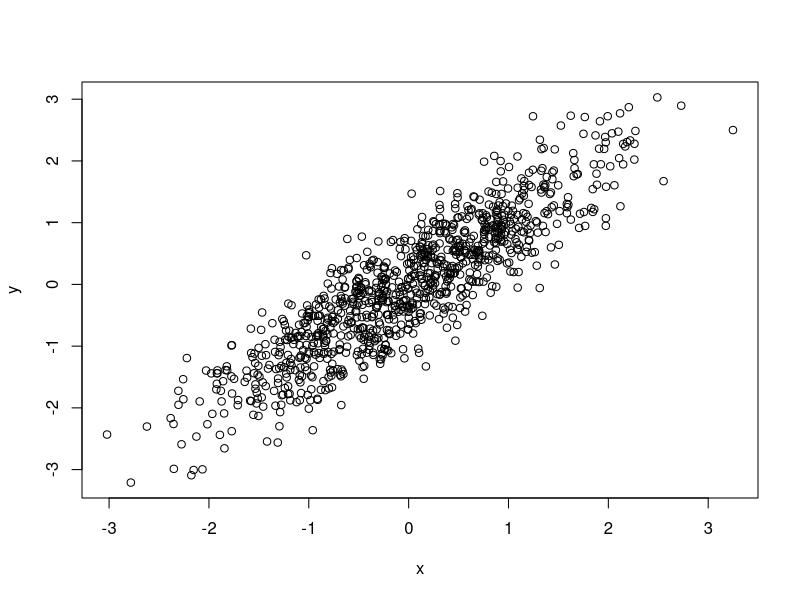
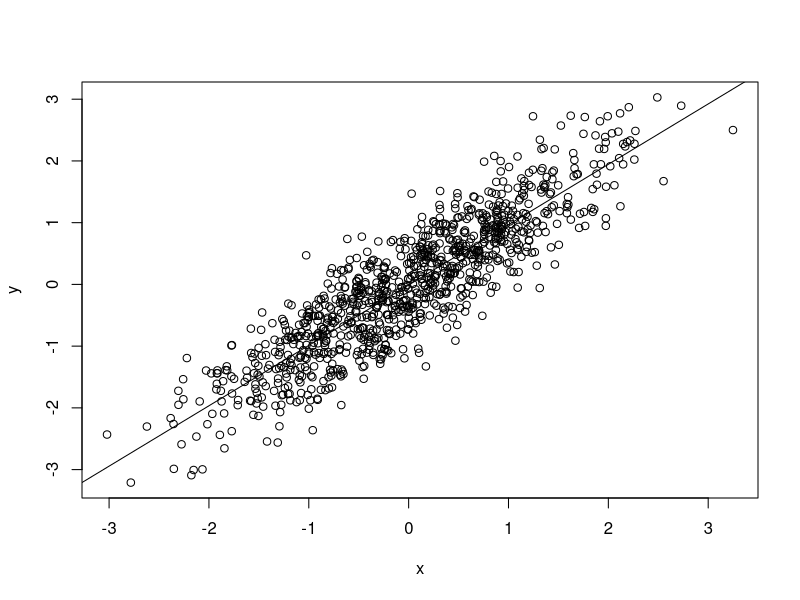

Here is the R script that generated these plots, in order: (Note: this script raises an error after producing the figures.)
## ---- chunk 1
values<-c(12.3,12.6,13.2,13.1,13.1,12.7,13.1,12.8,12.9,12.4,13.6,
         12.6,12.4,13.3,12.4,12.7,13.1,12.6,12.6,13.1,12.9,12.7,12.4,
         12.6,12.4,12.6,12.5,12.4,12.7,12.9)
## ---- chunk 2
x <- rnorm(1000)                   # atomic vectors
head(x)
y <- x + rnorm(1000, sd=.5)
head(y)
## ---- chunk 3
df <- data.frame(x=x, y=y)         # object of class 'data.frame'
plot(y ~ x, df)                    # generic plot, method plot.formula
## ---- chunk 4
fit <- lm(y ~x, df)                # object of class 'lm'
fit
## ---- chunk 5
plot(y ~ x, df)   # Y ~ X, values from 'df'
fit <- lm(y ~ x, df) #lm(): linear model, returns class 'lm'
abline(fit)  # plot regression line
## ---- chunk 6
anova(fit) 
## ---- chunk 7
pain = c(4, 5, 4, 3, 2, 4, 3, 4, 4, 6, 8, 4, 5, 4, 6, 5, 8, 6, 6, 7, 6, 6, 7, 5, 6, 5, 5)
drug = c(rep("A",9), rep("B",9), rep("C",9))
drug
migraine = data.frame(pain,drug)
## ---- chunk 8
head(migraine)
## ---- chunk 9
plot(pain ~ drug, data=migraine)
## ---- chunk 10
#aov(response ~ factor, data=data_name)
## ---- chunk 11
results = aov(pain ~ drug, data=migraine)
summary(results)
## ---- chunk 12
#pairwise.t.test(reponse, factor, p.adjust = method, alternative = c("two.sided",
#"less", "greater"))
## ---- chunk 13
pairwise.t.test(pain, drug, p.adjust="bonferroni")
## ---- chunk 14
pdata<-read.delim("files/ALLphenoData.tsv")
colnames(pdata)
## ---- chunk 15
head(pdata)
## ---- chunk 16
summary(pdata$sex)
## ---- chunk 17
summary(pdata$cyto.normal)
## ---- chunk 18
pdata[1:5, 3:4]
## ---- chunk 19
pdata[1:5, ]
## ---- chunk 20
head(pdata[pdata$age > 21,])
## ---- chunk 21
idx <- pdata$sex == "F" & pdata$age > 40
table(idx)
## ---- chunk 22
dim(pdata[idx,])
## ---- chunk 23
pdata[idx,]$sex
## ---- chunk 24
summary(idx)
summary(subset(idx, !is.na(idx)))

## ---- chunk 25
bcrabl <- pdata[pdata$mol.biol %in% c("BCR/ABL", "NEG"),]
bcrabl
## ---- chunk 26
table(bcrabl$BT)
## ---- chunk 27
levels(bcrabl$BT) <- substring(levels(bcrabl$BT), 1, 1)
table(bcrabl$BT)
## ---- chunk 28
aggregate(age ~ mol.biol + sex, bcrabl, mean)
## ---- chunk 29
t.test(age ~ mol.biol, bcrabl)
## ---- chunk 30
boxplot(age ~ mol.biol, bcrabl)
## ---- chunk 31
mean = 180;sd = 30;n = 1000
error <- qnorm(0.975)*sd/sqrt(n)
error
left <- mean - error
left
right <- mean + error
right
